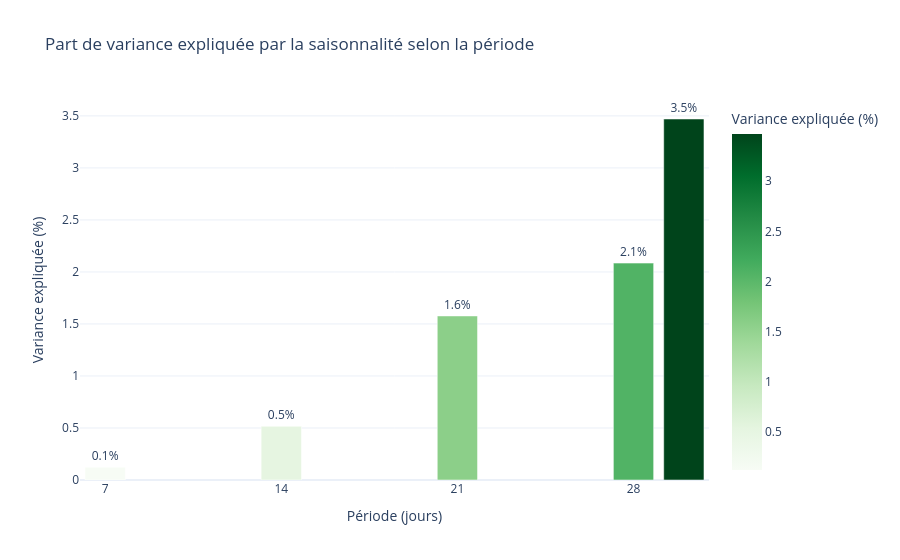

Notebook cell for this chart:
### Code cell
# Visualiser la comparaison
fig = px.bar(
    resultats_df,
    x='periode',
    y='pct_saisonnalite',
    title="Part de variance expliquée par la saisonnalité selon la période",
    labels={'periode': 'Période (jours)', 'pct_saisonnalite': 'Variance expliquée (%)'},
    color='pct_saisonnalite',
    color_continuous_scale='Greens',
    text='pct_saisonnalite'
)

fig.update_traces(texttemplate='%{text:.1f}%', textposition='outside')
fig.update_layout(template='plotly_white', showlegend=False)
fig.update_xaxes(tickmode='linear', dtick=7)

fig.show()

### Figure 1 — Plotly figure (JSON) as saved in the notebook; plotly's stock layout.template omitted (floating-point values rounded to 4 significant figures)
{"data": [{"hovertemplate": "Période (jours)=%{x}<br>Variance expliquée (%)=%{marker.color}<extra></extra>", "legendgroup": "", "marker": {"color": [0.123, 0.5161, 1.577, 2.085, 3.47], "coloraxis": "coloraxis", "pattern": {"shape": ""}}, "name": "", "orientation": "v", "showlegend": false, "text": [0.123, 0.5161, 1.577, 2.085, 3.47], "textposition": "outside", "texttemplate": "%{text:.1f}%", "type": "bar", "x": [7, 14, 21, 28, 30], "xaxis": "x", "y": [0.123, 0.5161, 1.577, 2.085, 3.47], "yaxis": "y"}], "layout": {"barmode": "relative", "coloraxis": {"colorbar": {"title": {"text": "Variance expliquée (%)"}}, "colorscale": [[0, "rgb(247,252,245)"], [0.125, "rgb(229,245,224)"], [0.25, "rgb(199,233,192)"], [0.375, "rgb(161,217,155)"], [0.5, "rgb(116,196,118)"], [0.625, "rgb(65,171,93)"], [0.75, "rgb(35,139,69)"], [0.875, "rgb(0,109,44)"], [1, "rgb(0,68,27)"]]}, "legend": {"tracegroupgap": 0}, "showlegend": false, "title": {"text": "Part de variance expliquée par la saisonnalité selon la période"}, "xaxis": {"anchor": "y", "domain": [0, 1], "dtick": 7, "tickmode": "linear", "title": {"text": "Période (jours)"}}, "yaxis": {"anchor": "x", "domain": [0, 1], "title": {"text": "Variance expliquée (%)"}}}}
